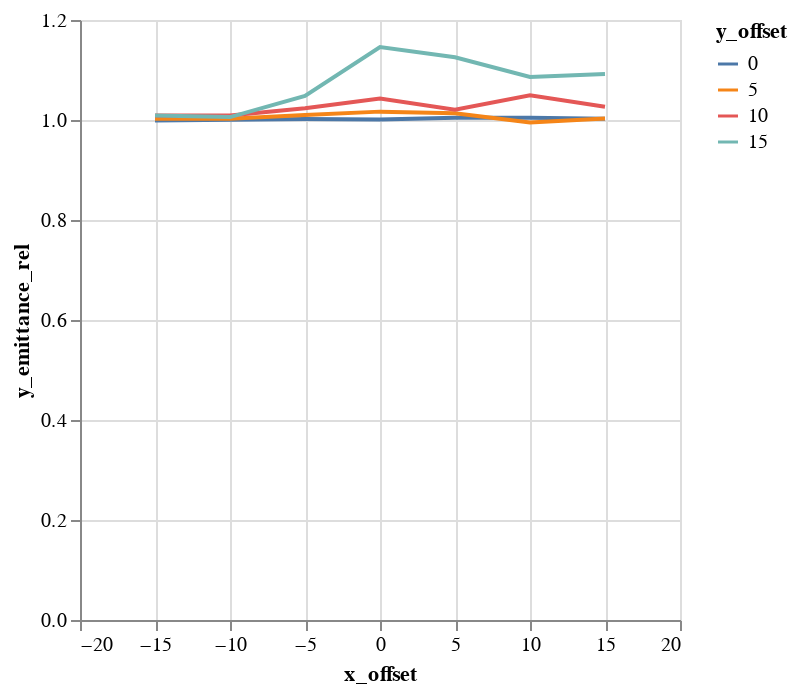

Notebook code for this chart:
### Code cell
alt.Chart(emit_df).mark_line().encode(
    color='y_offset:N',
    x='x_offset',
    y='y_emittance_rel',
)

### Figure 1 — Vega-Lite specification as saved in the notebook (floating-point values rounded to 4 significant figures)
{"$schema": "https://vega.github.io/schema/vega-lite/v1.2.1.json", "data": {"values": [{"losses": 0, "relbeta": 0.002308, "sourceID": 16777222, "sourceName": "x_-15_y_0", "x_emittance": 1.673, "x_emittance_rel": 1.032, "x_norm_emittance": 0.003863, "x_offset": -15, "y_emittance": 1.571, "y_emittance_rel": 0.9992, "y_norm_emittance": 0.003627, "y_offset": 0}, {"losses": 0, "relbeta": 0.002308, "sourceID": 16777229, "sourceName": "x_-15_y_5", "x_emittance": 1.643, "x_emittance_rel": 1.032, "x_norm_emittance": 0.003794, "x_offset": -15, "y_emittance": 1.598, "y_emittance_rel": 1.002, "y_norm_emittance": 0.003688, "y_offset": 5}, {"losses": 0, "relbeta": 0.002308, "sourceID": 16777236, "sourceName": "x_-15_y_10", "x_emittance": 1.67, "x_emittance_rel": 1.033, "x_norm_emittance": 0.003854, "x_offset": -15, "y_emittance": 1.611, "y_emittance_rel": 1.009, "y_norm_emittance": 0.003718, "y_offset": 10}, {"losses": 0, "relbeta": 0.002308, "sourceID": 16777243, "sourceName": "x_-15_y_15", "x_emittance": 1.772, "x_emittance_rel": 1.06, "x_norm_emittance": 0.00409, "x_offset": -15, "y_emittance": 1.677, "y_emittance_rel": 1.009, "y_norm_emittance": 0.00387, "y_offset": 15}, {"losses": 0, "relbeta": 0.002309, "sourceID": 16777220, "sourceName": "x_-10_y_0", "x_emittance": 1.593, "x_emittance_rel": 1.001, "x_norm_emittance": 0.003677, "x_offset": -10, "y_emittance": 1.554, "y_emittance_rel": 1.001, "y_norm_emittance": 0.003587, "y_offset": 0}, {"losses": 0, "relbeta": 0.002309, "sourceID": 16777227, "sourceName": "x_-10_y_5", "x_emittance": 1.608, "x_emittance_rel": 0.997, "x_norm_emittance": 0.003712, "x_offset": -10, "y_emittance": 1.584, "y_emittance_rel": 1.002, "y_norm_emittance": 0.003656, "y_offset": 5}, {"losses": 0, "relbeta": 0.002309, "sourceID": 16777234, "sourceName": "x_-10_y_10", "x_emittance": 1.494, "x_emittance_rel": 1.005, "x_norm_emittance": 0.00345, "x_offset": -10, "y_emittance": 1.68, "y_emittance_rel": 1.009, "y_norm_emittance": 0.003878, "y_offset": 10}, {"losses": 0, "relbeta": 0.002309, "sourceID": 16777241, "sourceName": "x_-10_y_15", "x_emittance": 1.468, "x_emittance_rel": 1.013, "x_norm_emittance": 0.003389, "x_offset": -10, "y_emittance": 1.644, "y_emittance_rel": 1.006, "y_norm_emittance": 0.003795, "y_offset": 15}, {"losses": 0, "relbeta": 0.002309, "sourceID": 16777218, "sourceName": "x_-5_y_0", "x_emittance": 1.681, "x_emittance_rel": 1.003, "x_norm_emittance": 0.003881, "x_offset": -5, "y_emittance": 1.721, "y_emittance_rel": 1.002, "y_norm_emittance": 0.003972, "y_offset": 0}, {"losses": 0, "relbeta": 0.002309, "sourceID": 16777225, "sourceName": "x_-5_y_5", "x_emittance": 1.537, "x_emittance_rel": 1.009, "x_norm_emittance": 0.003549, "x_offset": -5, "y_emittance": 1.642, "y_emittance_rel": 1.01, "y_norm_emittance": 0.00379, "y_offset": 5}, {"losses": 0, "relbeta": 0.002309, "sourceID": 16777232, "sourceName": "x_-5_y_10", "x_emittance": 1.545, "x_emittance_rel": 1.023, "x_norm_emittance": 0.003568, "x_offset": -5, "y_emittance": 1.582, "y_emittance_rel": 1.024, "y_norm_emittance": 0.003652, "y_offset": 10}, {"losses": 0, "relbeta": 0.002309, "sourceID": 16777239, "sourceName": "x_-5_y_15", "x_emittance": 1.8, "x_emittance_rel": 1.064, "x_norm_emittance": 0.004155, "x_offset": -5, "y_emittance": 1.577, "y_emittance_rel": 1.048, "y_norm_emittance": 0.003641, "y_offset": 15}, {"losses": 0, "relbeta": 0.002309, "sourceID": 16777216, "sourceName": "x_0_y_0", "x_emittance": 1.545, "x_emittance_rel": 1.003, "x_norm_emittance": 0.003567, "x_offset": 0, "y_emittance": 1.538, "y_emittance_rel": 1.001, "y_norm_emittance": 0.00355, "y_offset": 0}, {"losses": 0, "relbeta": 0.002309, "sourceID": 16777223, "sourceName": "x_0_y_5", "x_emittance": 1.547, "x_emittance_rel": 1.004, "x_norm_emittance": 0.003572, "x_offset": 0, "y_emittance": 1.561, "y_emittance_rel": 1.017, "y_norm_emittance": 0.003603, "y_offset": 5}, {"losses": 0, "relbeta": 0.002309, "sourceID": 16777230, "sourceName": "x_0_y_10", "x_emittance": 1.463, "x_emittance_rel": 1.043, "x_norm_emittance": 0.003378, "x_offset": 0, "y_emittance": 1.538, "y_emittance_rel": 1.043, "y_norm_emittance": 0.003551, "y_offset": 10}, {"losses": 0, "relbeta": 0.002309, "sourceID": 16777237, "sourceName": "x_0_y_15", "x_emittance": 2.004, "x_emittance_rel": 1.133, "x_norm_emittance": 0.004626, "x_offset": 0, "y_emittance": 1.848, "y_emittance_rel": 1.146, "y_norm_emittance": 0.004266, "y_offset": 15}, {"losses": 0, "relbeta": 0.002309, "sourceID": 16777217, "sourceName": "x_5_y_0", "x_emittance": 1.567, "x_emittance_rel": 1.011, "x_norm_emittance": 0.003617, "x_offset": 5, "y_emittance": 1.682, "y_emittance_rel": 1.005, "y_norm_emittance": 0.003883, "y_offset": 0}, {"losses": 0, "relbeta": 0.002309, "sourceID": 16777224, "sourceName": "x_5_y_5", "x_emittance": 1.64, "x_emittance_rel": 1.023, "x_norm_emittance": 0.003785, "x_offset": 5, "y_emittance": 1.493, "y_emittance_rel": 1.013, "y_norm_emittance": 0.003447, "y_offset": 5}, {"losses": 0, "relbeta": 0.002309, "sourceID": 16777231, "sourceName": "x_5_y_10", "x_emittance": 1.6, "x_emittance_rel": 1.094, "x_norm_emittance": 0.003694, "x_offset": 5, "y_emittance": 1.627, "y_emittance_rel": 1.021, "y_norm_emittance": 0.003755, "y_offset": 10}, {"losses": 0, "relbeta": 0.002309, "sourceID": 16777238, "sourceName": "x_5_y_15", "x_emittance": 1.86, "x_emittance_rel": 1.164, "x_norm_emittance": 0.004295, "x_offset": 5, "y_emittance": 1.772, "y_emittance_rel": 1.126, "y_norm_emittance": 0.00409, "y_offset": 15}, {"losses": 0, "relbeta": 0.002309, "sourceID": 16777219, "sourceName": "x_10_y_0", "x_emittance": 1.579, "x_emittance_rel": 1.039, "x_norm_emittance": 0.003646, "x_offset": 10, "y_emittance": 1.606, "y_emittance_rel": 1.004, "y_norm_emittance": 0.003708, "y_offset": 0}, {"losses": 0, "relbeta": 0.002309, "sourceID": 16777226, "sourceName": "x_10_y_5", "x_emittance": 1.498, "x_emittance_rel": 1.035, "x_norm_emittance": 0.003459, "x_offset": 10, "y_emittance": 1.499, "y_emittance_rel": 0.995, "y_norm_emittance": 0.003461, "y_offset": 5}, {"losses": 0, "relbeta": 0.002309, "sourceID": 16777233, "sourceName": "x_10_y_10", "x_emittance": 1.95, "x_emittance_rel": 1.119, "x_norm_emittance": 0.004503, "x_offset": 10, "y_emittance": 1.693, "y_emittance_rel": 1.05, "y_norm_emittance": 0.003907, "y_offset": 10}, {"losses": 0, "relbeta": 0.002309, "sourceID": 16777240, "sourceName": "x_10_y_15", "x_emittance": 1.831, "x_emittance_rel": 1.164, "x_norm_emittance": 0.004226, "x_offset": 10, "y_emittance": 1.641, "y_emittance_rel": 1.086, "y_norm_emittance": 0.003789, "y_offset": 15}, {"losses": 0, "relbeta": 0.002309, "sourceID": 16777221, "sourceName": "x_15_y_0", "x_emittance": 1.82, "x_emittance_rel": 1.214, "x_norm_emittance": 0.004201, "x_offset": 15, "y_emittance": 1.582, "y_emittance_rel": 1.003, "y_norm_emittance": 0.003653, "y_offset": 0}, {"losses": 1, "relbeta": 0.002309, "sourceID": 16777228, "sourceName": "x_15_y_5", "x_emittance": 1.816, "x_emittance_rel": 1.155, "x_norm_emittance": 0.004193, "x_offset": 15, "y_emittance": 1.49, "y_emittance_rel": 1.003, "y_norm_emittance": 0.003441, "y_offset": 5}, {"losses": 0, "relbeta": 0.002309, "sourceID": 16777235, "sourceName": "x_15_y_10", "x_emittance": 1.828, "x_emittance_rel": 1.127, "x_norm_emittance": 0.004221, "x_offset": 15, "y_emittance": 1.659, "y_emittance_rel": 1.026, "y_norm_emittance": 0.003829, "y_offset": 10}, {"losses": 0, "relbeta": 0.002309, "sourceID": 16777242, "sourceName": "x_15_y_15", "x_emittance": 1.781, "x_emittance_rel": 1.176, "x_norm_emittance": 0.004111, "x_offset": 15, "y_emittance": 1.733, "y_emittance_rel": 1.092, "y_norm_emittance": 0.004002, "y_offset": 15}]}, "encoding": {"color": {"field": "y_offset", "type": "nominal"}, "x": {"field": "x_offset", "type": "quantitative"}, "y": {"field": "y_emittance_rel", "type": "quantitative"}}, "mark": "line"}
